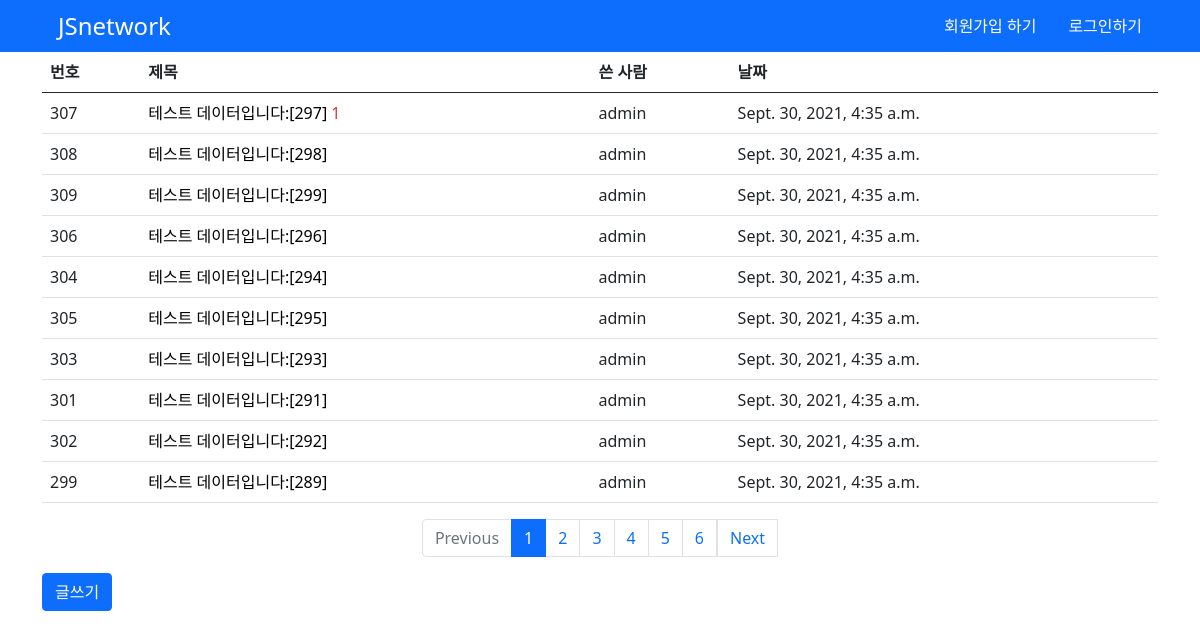
Page /board/ on the earlier database version.
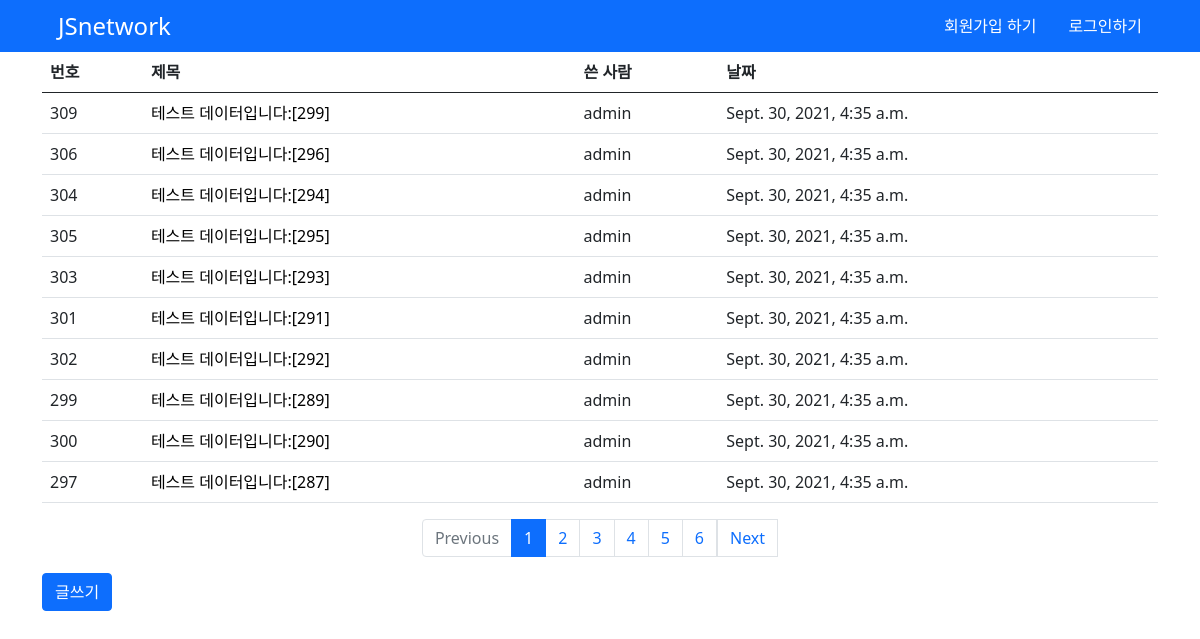
Same page on the later database version.
### board/models.py (models this page shows, shortened)
class Question(models.Model):
  subject = models.CharField(max_length=200)
  content = models.TextField()
  create_date = models.DateTimeField()
  author = models.ForeignKey(User,on_delete=models.CASCADE)
  modify_date = models.DateTimeField(null=True, blank=True)

### board/views.py (the view)
# urls.py: path('', views.index, name='index'),
def index(request):
  question_list = Question.objects.order_by('-create_date')
  page_match_page = request.GET.get('page')
  one_page_dang = Paginator(question_list,10)
  page_obj = one_page_dang.get_page(page_match_page)
  context = {'question_list':page_obj}
  return render(request,'board/index.html',context)

### templates/board/index.html
{% extends 'base.html' %}
{% block content %}
  <div class="container">
    <table class="table">
      <thead>
        <tr>
          <th>번호</th>
          <th>제목</th>
          <th>쓴 사람</th>
          <th>날짜</th>
        </tr>
      </thead>
      <tbody>
        {% for question in question_list %}
          <tr>
            <td>{{ question.id }}</td>
            <td>
              <a href="{% url 'board:detail' question.id %}" class="text-decoration-none text-black">{{ question.subject }}</a>
              {% if question.answer_set.count > 0 %}
                <span class="text-danger">{{ question.answer_set.count }}</span>
              {% endif %}
            </td>
            <td>{{ question.author }}</td>
            <td>{{ question.create_date }}</td>
          </tr>
        {% endfor %}
      </tbody>
    </table>
    <ul class="pagination justify-content-center">
      {% if question_list.has_previous %}
        <li class="page-item">
          <a class="page-link" href="?page={{ question_list.previous_page_number }}">Previous</a>
        </li>
      {% else %}
        <li class="page-item disabled">
          <a class="page-link disabled" href="#">Previous</a>
        </li>
      {% endif %}
      {% for page_number in question_list.paginator.page_range %}
        {% if page_number >= question_list.number|add:-5 and page_number <= question_list.number|add:5 %}
          {% if page_number == question_list.number %}
            <li class="page-item active">
              <a class="page-link" href="?page={{ page_number }}">{{ page_number }}</a>
            </li>
          {% else %}
            <li class="page-item">
              <a class="page-link" href="?page={{ page_number }}">{{ page_number }}</a>
            </li>
          {% endif %}
        {% endif %}
      {% endfor %}
      {% if question_list.has_next %}
        <li>
          <a class="page-link" href="?page={{ question_list.next_page_number }}">Next</a>
        </li>
      {% else %}
        <li>
          <a class="page-link disabled" href="#">Next</a>
        </li>
      {% endif %}
    </ul>
    <a href="{% url 'board:question_create' %}" class="btn btn-primary">글쓰기</a>
  </div>
{% endblock content %}

### templates/base.html (shortened to what this page needs)
{% load static %}
<!DOCTYPE html>
<html lang="en">
  <head>
    <link rel="stylesheet" href="{% static 'style.css' %}" type="text/css">
    <link rel="stylesheet" href="{% static 'bootstrap.min.css' %}" type="text/css">
  </head>
  <body>
  {% include 'nav.html' %}
    {% block content %}{% endblock content %}
  </body>
</html>

### templates/nav.html
<header class="bg-primary">
  <div class="container">
    <ul class="nav">
      <li class="nav-item flex-grow-1 d-flex align-items-center">
        <a class="nav-link active text-white fs-4 align-content-center " aria-current="page" href="{% url 'board:index' %}">JSnetwork</a>
      </li>
      <li class="nav-item d-flex align-items-center">
        {% if user.is_authenticated %}
          <a class="nav-link text-white" href="{% url 'common:logout' %}">로그아웃 하기</a>
        {% else %}
          <a class="nav-link text-white" href="{% url 'common:signup' %}">회원가입 하기</a>
          <a class="nav-link text-white" href="{% url 'common:login' %}">로그인하기</a>
        {% endif %}
      </li>
    </ul>
  </div>
</header>

Differences in the rows shown:
removed Question: id "307", subject "테스트 데이터입니다:[297]", answer_set.count "1", author "admin", create_date "Sept. 30, 2021, 4:35 a.m."
removed Question: id "308", subject "테스트 데이터입니다:[298]", author "admin", create_date "Sept. 30, 2021, 4:35 a.m."
now on this page (row unchanged): Question: id "300", subject "테스트 데이터입니다:[290]", author "admin", create_date "Sept. 30, 2021, 4:35 a.m."
now on this page (row unchanged): Question: id "297", subject "테스트 데이터입니다:[287]", author "admin", create_date "Sept. 30, 2021, 4:35 a.m."
